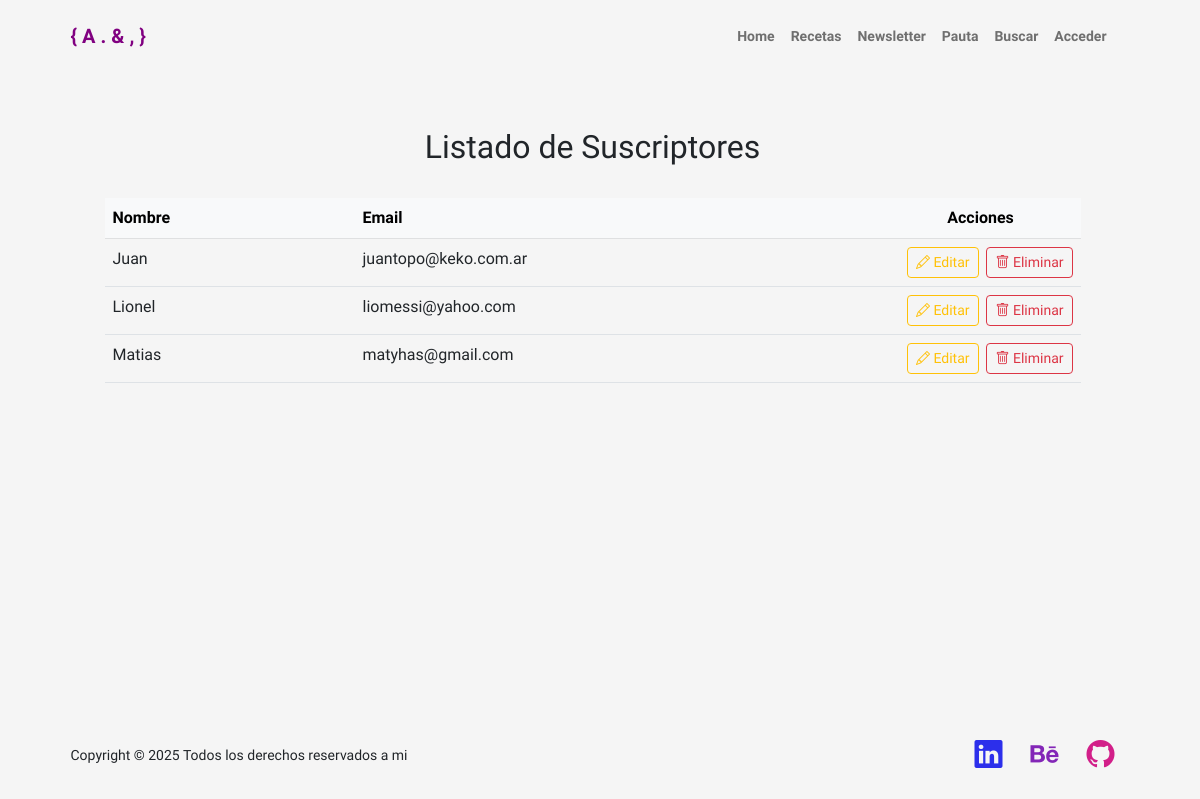
Page /tabla_edicion_suscriptores/ on the earlier database version.
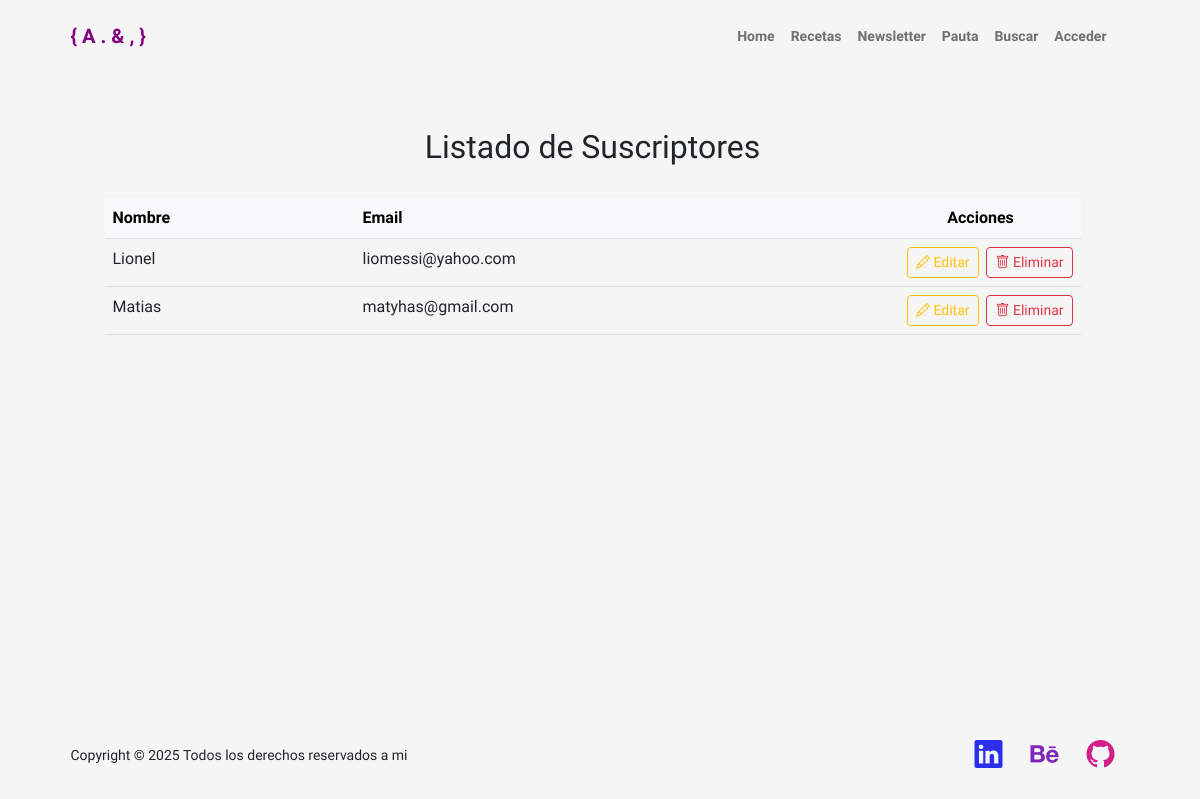
Same page on the later database version.
### portfolio/models.py (models this page shows, shortened)
class Suscriptor(models.Model):
    nombre = models.CharField(max_length=40)
    email = models.EmailField()

### portfolio/views.py (the view)
# urls.py: path('tabla_edicion_suscriptores/', views.tabla_edicion_suscriptores, name='tabla_edicion_suscriptores'),
def tabla_edicion_suscriptores(request):
    suscriptores = Suscriptor.objects.all().order_by('nombre')
    return render(request, 'portfolio/tabla_edicion_suscriptores.html', {'suscriptores': suscriptores})

### portfolio/templates/portfolio/tabla_edicion_suscriptores.html (shortened to what this page needs)
{% extends 'portfolio/padre.html' %}
{% load static %}
{% block contenido %}
<div class="container py-5" style="max-width: 1000px;">
    <h2 class="mb-4 py-2 text-center">Listado de Suscriptores</h2>
    <div class="table-responsive">
        <table class="table table-hover align-left">
            <thead class="table-light">
                <tr class="text-start">
                    <th style="width: 250px; max-width: 300px;">Nombre</th>
                    <th style="max-width: 250px;">Email</th>
                    <th style="width: 200px;" class="text-center">Acciones</th>
                </tr>
            </thead>
            <tbody>
                {% for suscriptor in suscriptores %}
                    <td style="max-width: 150px; overflow: hidden; text-overflow: ellipsis; white-space: nowrap;" class="text-start">
                        {{ suscriptor.nombre }}
                    </td>
                    <td style="max-width: 150px; overflow: hidden; text-overflow: ellipsis; white-space: nowrap;" class="text-start">
                        {{ suscriptor.email }}
                    </td>
                    <td class="text-end">
                        <a href="{% url 'editar_suscriptor' suscriptor.pk %}" class="btn btn-sm btn-outline-warning me-1" title="Editar">
                            <i class="bi bi-pencil"></i>
                            Editar
                        </a>
                    <form method="post" action="{% url 'eliminar_suscriptor' suscriptor.pk %}" style="display: inline;" onsubmit="return confirm('¿Estás seguro de que quieres eliminar este suscriptor?');">
                        <button type="submit" class="btn btn-sm btn-outline-danger" title="Eliminar" onclick="event.stopPropagation();">
                            <i class="bi bi-trash"></i>
                            Eliminar
                        </button>
                    </form>
                    </td>
                {% empty %}
                <tr>
                    <td colspan="4" class="text-center">No hay usuarios en la base de datos.</td>
                </tr>
                {% endfor %}
            </tbody>
        </table>
    </div>
</div>
{% endblock %}

Differences in the rows shown:
removed Suscriptor: nombre "Juan", email "juantopo@keko.com.ar"
